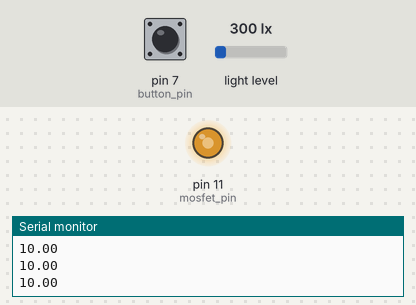
The sketch below on a simulated Arduino Uno, built for the host (arithmetic inside an expression is 32-bit, double 64-bit). On the bench: output pins drawn as LEDs (lit = HIGH), the last lines printed to the serial monitor. The inputs (shaded band) are chosen by the test bench; at power-on: pin 7 (button_pin) LOW, light level 300 lx.

Above: at 1.2 s.
1.3 s: pin 7 (button_pin) pulled HIGH for 0.15 s
At 2.1 s:
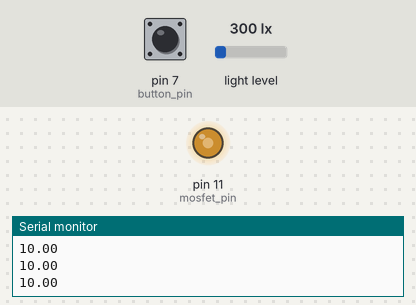
2.9 s: pin 7 (button_pin) pulled HIGH for 1 s
At 3.2 s:
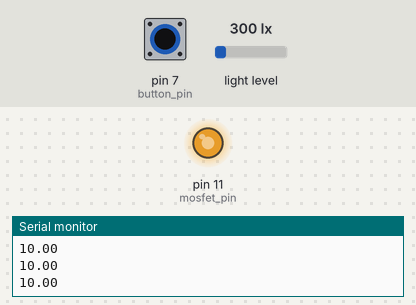
5.4 s: pin 7 (button_pin) pulled HIGH for 0.15 s
At 6.4 s:
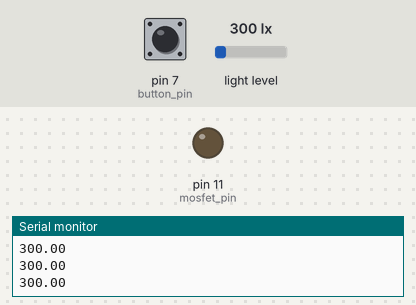
7.0 s: pin 7 (button_pin) pulled HIGH for 3.2 s
At 7.9 s:
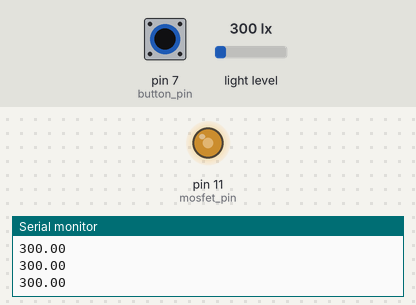
Timing chart, 0 to 10.0 s (numbered marks = the images above; inputs shaded):
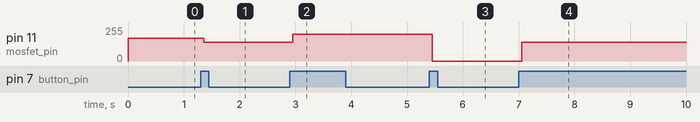

The sketch:

BikeLight.ino
```cpp
#include <Wire.h>
#include <hp_BH1750.h>              //include the library
hp_BH1750 sensor;                   //define the sensor
#define MOSFET D10
#define BUTTON D11

//Assign mosfet and button pins
const int mosfet_pin = 11;
const int button_pin = 7;

int mode = 0;        // the current state of the output pin
int buttonState;            // the current reading from the input pin
int lastButtonState = 0;  // the previous reading from the input pin

unsigned long lastDebounceTime = 0;  // the last time the output pin was toggled
unsigned long debounceDelay = 50;    // the debounce time; increase if the output flickers

float lux; // The value of the photoresistor. Used in series with another resistor, voltage divider.
float writeval;

unsigned long luxdebDelay = 3000;
float lastLux = 0;
unsigned long luxdebTime = 3000;
float luxdb = 0;
float lastlastLux = 0;
int maxlux = 30;

float luxt = 0;

unsigned long light = 0;

int flag = 0;

void check_button(){
  // read the state of the switch into a local variable:

  int reading = digitalRead(button_pin);
  // check to see if you just pressed the button
  // (i.e. the input went from LOW to HIGH), and you've waited long enough
  // since the last press to ignore any noise:
  // If the switch changed, due to noise or pressing:
  if (reading != lastButtonState) {
    // reset the debouncing timer
    lastDebounceTime = millis();
    //Serial.print(millis()-lastDebounceTime);
    //Serial.print("\n");
  }

  if ((millis() - lastDebounceTime) > debounceDelay) {
    // whatever the reading is at, it's been there for longer than the debounce
    // delay, so take it as the actual current state:

    // if the button state has changed:
    if (reading != buttonState) {
      buttonState = reading;
      // only toggle the LED if the new button state is HIGH
      if (buttonState == 1) {
        if (mode<2){
          mode = mode+1;

        } else{
          mode = 0;

        }
      }
    }
  }

  lastButtonState = reading;
  }

float deb_lux(float luxd){
  //if(luxd<maxlux){
  //  luxdb = luxd;
  //}
  //if(luxd>maxlux && ){

  //}

  if(luxd<maxlux){
    luxdb = luxd;
    flag = 0;
  } else if(flag == 0){
      light = millis();
      flag = 1;
      //Serial.println(flag);
  } else if(millis() - light > luxdebTime){//lastLux>maxlux && lastlastLux>maxlux &&
      luxdb = luxd;
      flag = 2;
      //Serial.print(flag);
    //Serial.println(luxdb);
  } else{
    luxdb = 10;
  }
  //if(millis()-luxdebTime > luxdebDelay){
  //  lastLux = luxd;
  //  lastlastLux = lastLux;
  //  luxdebTime = millis();
  //  Serial.println("Done");
  //  Serial.println(lastLux);
  //  Serial.println(lastlastLux);
 // }
  return luxdb;
}

void update_light(){
  //Take action on light depending on the mode.
  if (mode == 0){
    //Auto Modem
    if (sensor.hasValue()) {          // most important function of this library!
      lux = sensor.getLux();   // read the result
      sensor.start();          // only start the next measurement after getting the result
      //do time consuming calculations here AFTER a new measurement was started.
      //Serial.println(lux);
    }

    luxt = deb_lux(lux);
    Serial.println(luxt);
    if(luxt>5 && luxt<30){
      writeval = floor(255-(8.5*luxt));
    }else if(lux <= 5){
      writeval = 255;
    }else if (lux >= 30){
      writeval = 0;
    }

    if(writeval < 0){
      writeval = 0; //Set written value to never go below 0`
    }

    if(writeval > 255){
      writeval = 255;
    }

    analogWrite(mosfet_pin,floor(writeval));

  } else if (mode == 1){
    //High
    analogWrite(mosfet_pin,140);
  } else if (mode == 2){
    //Low
    analogWrite(mosfet_pin,200);
  } else{
    mode = 0;
  }
}

void setup() {
  //Setup pins
  pinMode(mosfet_pin,OUTPUT); //MOSFET
  pinMode(button_pin,INPUT); //Button
  pinMode(A0,INPUT); //photoresistor

  //Begin serial
  Serial.begin(9600);

  //Light Sensor
  sensor.begin(BH1750_TO_GROUND);            // set address and initialize the sensor
  sensor.calibrateTiming();         // calibrate the timings, about 855ms with a bad chip
  sensor.start();            // start measurement first time in setup
}

void loop() {
  // put your main code here, to run repeatedly:
  check_button();
  update_light();
}
```

Measured:
- after the input at 1.3 s, pin 11 (mosfet_pin): 170/255 → 140/255 after 0.05 s
- after the input at 2.9 s, pin 11 (mosfet_pin): 140/255 → 200/255 after 0.05 s
- after the input at 5.4 s, pin 11 (mosfet_pin): 200/255 → 0/255 after 0.05 s
- after the input at 7.0 s, pin 11 (mosfet_pin): 0/255 → 140/255 after 0.06 s
